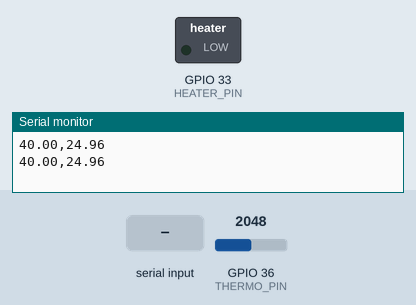
Simulated run of this sketch. Board: ESP32. Shown: switched loads named in the sketch (green lamp = pin HIGH), the last lines printed to the serial monitor. Inputs (shaded band) come from the test bench; at power-on: GPIO 36 (THERMO_PIN) = 2048 (analog values on the 0–4095 scale).

Above: at 1.2 s.
1.3 s: "90,45\n" received over Serial
At 2.7 s:
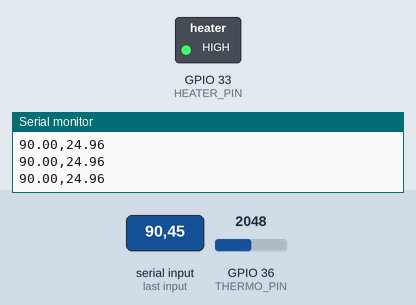
3.0 s: "5\n" received over Serial
At 4.3 s:
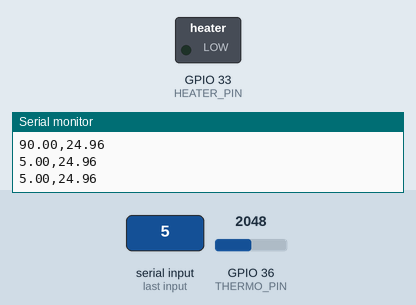
5.0 s: "30,150\n" received over Serial
At 5.5 s:
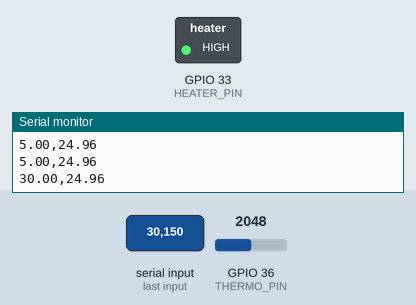
Timing chart, 0 to 8.0 s (numbered marks = the images above; inputs shaded):
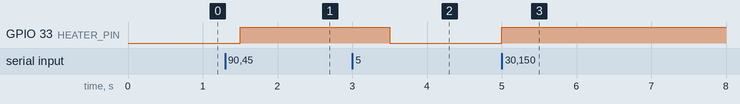

Measured:
- after the input at 1.3 s, GPIO 33 (HEATER_PIN): LOW → HIGH after 0.20 s
- after the input at 3.0 s, GPIO 33 (HEATER_PIN): HIGH → LOW after 0.50 s
- after the input at 5.0 s, GPIO 33 (HEATER_PIN): LOW → HIGH at once

The sketch:

diy2-2.ino
```cpp
/*
 程式更新以配合ESP32開發環境3.x版
 請參閱：https://swf.com.tw/?p=2000
*/

#define THERMO_PIN 36   // 熱敏電阻分壓輸入腳
#define HEATER_PIN 33   // 陶瓷加熱片的 PWM 輸出腳
#define ADC_BITS 10     // 類比輸入解析度 10 位元
#define PWM_CHANNEL 0   // PWM通道
#define PWM_BITS 8      // 8位元解析度
#define PWM_FREQ 1000   // 1KHz
#define INTERVAL_MS 500 // 間隔時間 500 毫秒

float setPoint = 40.0;  // 目標溫度
float kp = 0.0;         // 比例增益
float ki = 0.0;         // 積分增益
float kd = 0.0;         // 微分增益
float errorSum = 0;     // 累計誤差


void readSerial() {     // 讀取序列輸入字串的函式
  if (Serial.available()) {
    String data = Serial.readStringUntil('\n');
    sscanf(data.c_str(), "%f,%f,%f,%f", &setPoint, &kp, &ki, &kd);
//    Serial.printf("setPoint= %.2f, kp= %.2f, ki= %.2f, kd= %.2f\n",
//                  setPoint, kp, ki, kd);
  }
}

// 讀取溫度，此函式將傳回浮點格式的攝氏溫度值
float readTemp(float R0 = 10000.0, float beta = 3950.0) {
  uint16_t adc = analogRead(THERMO_PIN); // 讀取熱敏電阻感測值
  float T0 = 25.0 + 273.15;
  float r = (adc * R0) / (( 1 << ADC_BITS) - 1 - adc); // ADC 解析度為 10 位元

  // 轉換成攝氏溫度
  return 1 / (1 / T0 + 1 / beta * log(r / R0)) - 273.15;
}

float computePID(float in) {    // 計算 PID
  static float errorSum = 0;    // 累計誤差
  static float prevError = 0;   // 前次誤差值
  float error = setPoint - in;  // 當前誤差

  float dt = INTERVAL_MS / 1000.0;  // 間隔時間（秒）
  errorSum += error * dt;           // 積分：累計誤差
  errorSum = constrain(errorSum, 0, 255);     // 限制積分範圍
  float errorRate = (error - prevError) / dt; // 微分：誤差程度變化
  prevError = error; // 儲存本次誤差
  float output = kp * error + ki * errorSum + kd * errorRate; // 計算 PID
  output = constrain(output, 0, 255); // 限制輸出值範圍
  return output;
}

void setup() {
  Serial.begin(115200);
  pinMode(HEATER_PIN, OUTPUT);

  #if ESP_ARDUINO_VERSION >= ESP_ARDUINO_VERSION_VAL(3, 0, 0)
  // 底下敘述適用於ESP32開發平台3.x版
  ledcAttachChannel(HEATER_PIN, 1000, 8, PWM_CHANNEL); // 接腳, 頻率, 解析度, 通道
  #else
  // 以下兩行適用於ESP32開發平台2.x版
  ledcSetup(PWM_CHANNEL, 1000, 8); // 設置 PWM 通道、頻率和解析度
  ledcAttachPin(HEATER_PIN, PWM_CHANNEL); // 設定 PWM 輸出腳
  #endif

  analogReadResolution(ADC_BITS); // 設定 ADC 解析度位元
}

void loop() {
  static uint32_t prevTime = 0; // 前次時間，宣告成「靜態」變數
  uint32_t now = millis();      // 目前時間

  if (now - prevTime >= INTERVAL_MS) {
    prevTime = now;

    float temp = readTemp(); // 讀取溫度
    float power = computePID(temp); // 計算 PID

    #if ESP_ARDUINO_VERSION >= ESP_ARDUINO_VERSION_VAL(3, 0, 0)
    ledcWrite(HEATER_PIN, (int)power); // 加熱
    #else
    ledcWrite(PWM_CHANNEL, (int)power);  // 加熱
    #endif

    Serial.printf("%.2f,%.2f\n", setPoint, temp);  // 輸出 PID 運算值
  }

  readSerial(); // 讀取序列輸入參數
}
```
